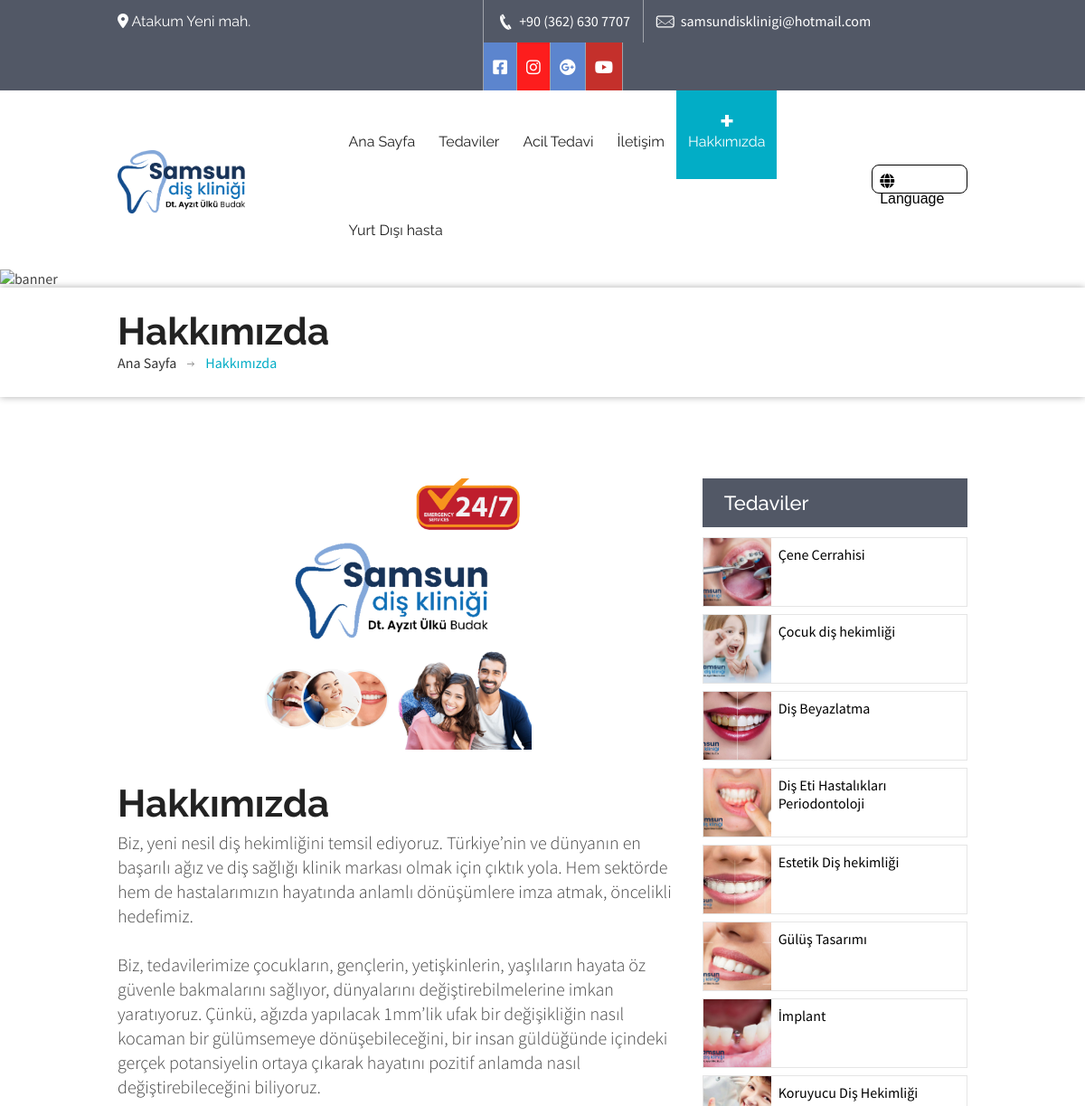
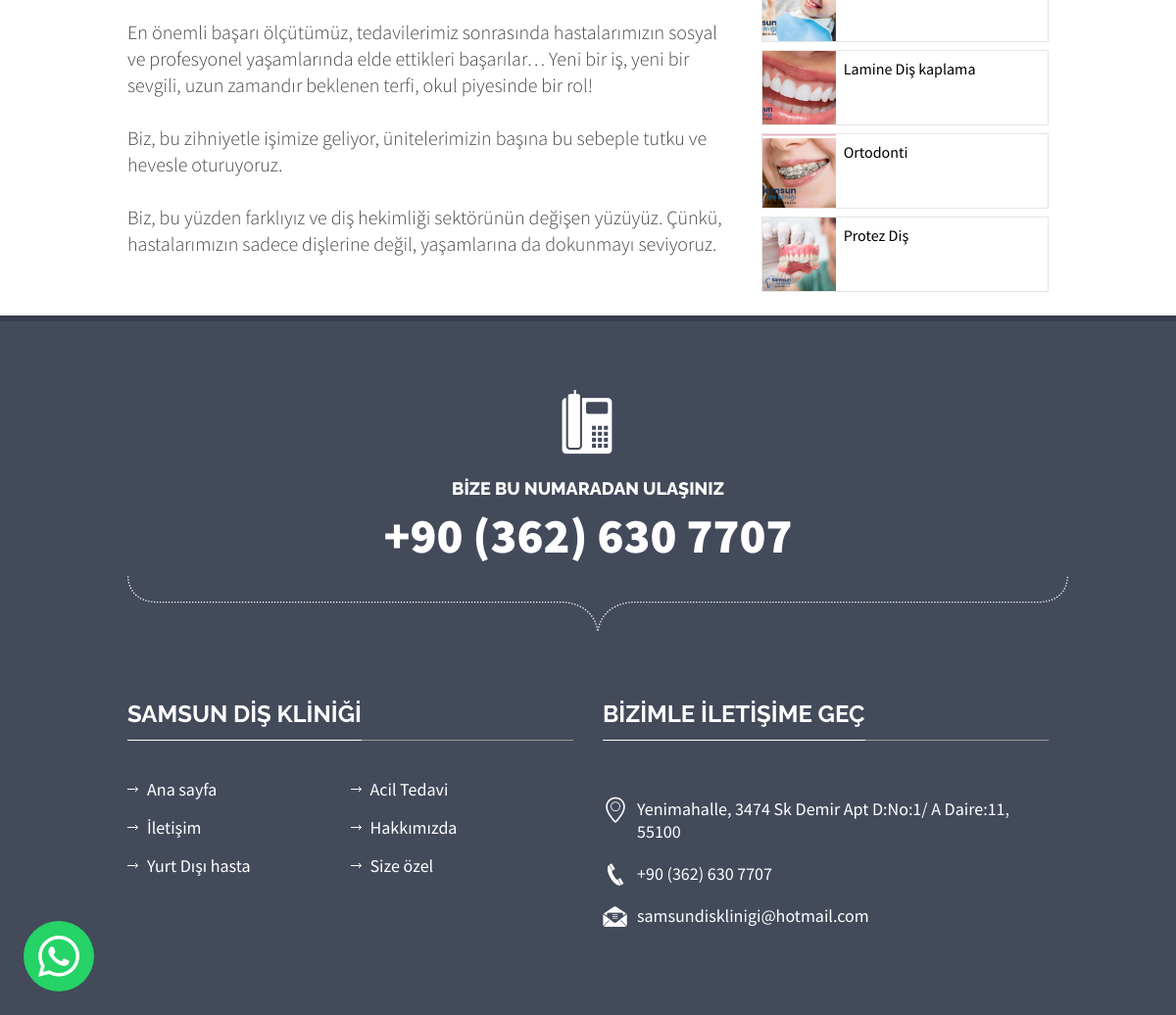
Screenshot of /hakkimizda/ with the database file from the repository (2 pictures, top to bottom).
### clinic/models.py (models this page shows, shortened)
class Media(models.Model):
    name = models.CharField(max_length=25)
    icon_markdown = models.CharField(max_length=250)
    hex_icon_color = models.CharField(max_length=10,default="#5c85ce")
    link = models.TextField()

class CustomPage(models.Model):
    menu_name = models.CharField(max_length=50)
    title = models.CharField(max_length=50)
    slug = models.SlugField(max_length=250,unique=True)
    content = models.TextField()
    image = models.ImageField(upload_to='custom_pages/images')
    show_image = models.BooleanField(default=True)
    banner = models.ImageField(upload_to='custom_pages/banners',null=True,blank=True)
    show_banner = models.BooleanField(default=False)
    show_services_sidebar = models.BooleanField(default=True)
    show_in_header = models.BooleanField()
    show_in_footer = models.BooleanField()
    def get_absolute_url(self):
        return reverse('clinic:custom_page',args=[
            self.slug
        ])

class Service(models.Model):
    title = models.CharField(max_length=50)
    slug = models.SlugField(max_length=250,unique=True,null=True,blank=True)
    content = models.TextField()
    image = models.ImageField(upload_to='service')
    icon = models.ImageField(upload_to='service_icons',blank=True,null=True)
    def get_absolute_url(self):
        return reverse('clinic:service_detail',args=[
            self.slug
        ])

### clinic/views.py (the view)
# urls.py: path('<str:slug>/',views.custom_page,name='custom_page'),
def custom_page(request,slug):
	page = CustomPage.objects.get(slug=slug)
	return render(request,'clinic/custom_page.html',{
		'page':page
	})

### clinic/templatetags/clinic_tags.py (called while the page is built)
@register.filter(name='markdown')
def markdown_format(text):
	return mark_safe(markdown.markdown(text))

@register.filter(name='get_const')
def get_const(const_name):
	return consts.__dict__.get(const_name,None)

@register.inclusion_tag('clinic/component/header_pages.html')
def show_header_pages(page):
	pages = CustomPage.objects.all().filter(show_in_header=True)
	return {
		'header_pages':pages,
		'current_page':page
	}

@register.inclusion_tag('clinic/component/header_services.html')
def show_header_services():
	services = Service.objects.all()
	return {
		'services':services
	}

@register.inclusion_tag('clinic/component/footer_pages.html')
def show_footer_pages():
	pages = CustomPage.objects.all().filter(show_in_footer=True)
	return {
		'footer_pages': pages,
	}

@register.inclusion_tag('clinic/component/services_sidebar.html')
def show_services_sidebar(services=None):
	if not services:
		services = Service.objects.all()
	return {
		'services':services,
	}

@register.inclusion_tag('clinic/component/media.html')
def show_media():
	media = Media.objects.all()
	return {
		'media':media
	}

### templates/clinic/custom_page.html (shortened to what this page needs)
{% extends '../origin/base.html' %}
{% load static %}
{% load clinic_tags %}
{% block content %}
{% if page.show_banner %}
   <div class="sub-banner">
         <img
            class="banner-img"
            style="height: 200px;object-fit: cover;"
            src="
               {% if not page.banner %}
                  {% static 'images/sub-banner.jpg' %}
               {% else %}
                  {{page.banner.url}}
               {% endif %}
            "
            alt="banner">
      <div class="detail">
         <div class="container">
            <div class="row">
               <div class="col-md-12">
                  <div class="paging">
                     <h2>{{ page.menu_name }}</h2>
                     <ul>
                        <li><a href="/">Ana Sayfa</a></li>
                        <li><a>{{ page.menu_name }}</a></li>
                     </ul>
                  </div>
               </div>
            </div>
         </div>
      </div>
   </div>
{% endif %}
<div class="content">
   <div {% if not page.show_banner and not page.show_services_sidebar %}style="padding-top: 0"{% endif %} class="news-posts">
      <div class="container" style="margin-bottom: 1em;">
         <div class="row">
            <div class="col-md-{% if page.show_services_sidebar %}8{% else %}12{% endif %}">
               <div class="news-detail">
                  {% if page.show_image %}
                     <img style="height: 300px; object-fit: contain;" src="{{ page.image.url }}" alt="">
                  {% endif %}
                  <div class="detail">
                     <h3>{{ page.title|markdown }}</h3>
                     <p>
                        {{ page.content|markdown }}
                     </p>
                  </div>
               </div>
            </div>
            {% if page.show_services_sidebar %}
               {% show_services_sidebar %}
            {% endif %}
         </div>
      </div>
   </div>
</div>
{% endblock %}

### templates/clinic/component/media.html
{% load clinic_tags %}
<ul  class="social-icons">
	{% for media in media %}
		<li><a style="background: {{media.hex_icon_color}}" href="{{media.link}}" class="fb">{{media.icon_markdown|markdown}}</a></li>
	{% endfor %}
</ul>

### templates/clinic/component/header_pages.html
{% for page in header_pages %}
   <li class="{% if current_page.id == page.id and page %}item-select{% endif %}">
      <a href="{{ page.get_absolute_url }}">{{ page.menu_name }}</a>
   </li>
{% endfor %}

### templates/clinic/component/services_sidebar.html (shortened to what this page needs)
<div class="col-md-4">
   <div class="recent-posts">
      <h6 class="bar-title" style="margin-bottom: 0.5em">Tedaviler</h6>
      {% if services %}
         {% for service in services %}
            <div style="display: flex;margin-bottom: 0.5em; border: 1px solid rgba(0,0,0,0.1)">
               <a style="display: block;" href="{{ service.get_absolute_url }}"><img style="height: 75px; max-width: 75px; object-fit: cover;" src="{{ service.image.url }}" alt="service image"></a>
               <a style="padding: 0.5em;display: block; color: black !important; width: calc(100% - 75px)" href="{{ service.get_absolute_url }}" class="title">{{ service.title }}</a>
            </div>
         {% endfor %}
      {% else %}
         <p style="margin-top:1em">Şuanda mevcut tedavi yok :(</p>
      {% endif %}
   </div>
</div>

### templates/clinic/component/footer_pages.html
{% for page in footer_pages %}
	<li><a style="white-space: nowrap;" href="{{page.get_absolute_url}}">{{page.menu_name}}</a></li>
{% endfor %}

### static/css/medical-guide.css (style rules this page uses)
body { background:#fff; font-family: 'Source Sans Pro', sans-serif; color:#444444; }
* { margin:0px; padding:0px; }
h2 { font-weight: 700; font-size:42px; font-family: 'Raleway', sans-serif; color:#222222; }
h3 { text-transform:uppercase; font-weight: 300; font-size:32px; font-family: 'Raleway', sans-serif; }
h6 { font-weight: 600; font-size:22px; font-family: 'Raleway', sans-serif; }
p { font-family: 'Source Sans Pro', sans-serif; font-weight:300; font-size:20px; line-height: 27px; }
a { text-decoration:none; }
li { list-style:none; }
a { transition: background-color 0.5s ease; }
img { width:100%; }
.top-bar .get-touch ul { float:left; }
.top-bar .get-touch li { float:left; border-left: solid 1px #9fa3aa; }
.top-bar .get-touch li:last-child { border-right: none; }
.top-bar .social-icons li:last-child { border-right: solid 1px #9fa3aa; }
.top-bar .get-touch li a { color: #fff; padding: 13px 14px; float: left; }
.top-bar .get-touch li i { font-size:18px; }
.top-bar .get-touch .social-icons { float:left; }
.top-bar .get-touch .social-icons li a { padding:13px 10px; }
.header .nav li { float:left; padding: 11px 0; }
.header .nav li a { color:#333; font-family: 'Raleway', sans-serif; font-size: 16px; padding:12px 24px !important; }
.header .nav li.item-select { color: #fff; border-radius: 5px; padding: 11px 0; }
.header .nav li.item-select a { color: #fff; padding:10px 24px; }
.header2 .nav li a { padding: 42px 20px 28px 20px; }
.header2 .nav li.item-select { border-radius: 0; padding:46px 0 32px 0; }
.header2 .nav li.item-select a { color: #fff; padding: 46px 20px 32px 20px; }
.header2 .nav li { background: none; border-radius: 0; padding:46px 0 32px 0; }
.header2 .nav li a { color: #222; padding: 46px 20px 32px 20px; }
.content { margin:0 0 0 0; }
.main-footer .useful-links ul li { background: url(../images/links-arrow-light.png) no-repeat 0 9px; margin: 0 0 16px 0; float: left; width: 50%; }
.main-footer .useful-links ul li a { color: #fff; margin: 0 0 0 20px; font-size: 18px; }
.sub-banner .banner-img { width:100%; }
.sub-banner .detail { box-shadow: 0 0 8px 0 rgba(0, 0, 0, 0.32); padding:24px 0 28px 0; }
.sub-banner .detail ul li { float: left; background: url(../images/paging-arrow.png) no-repeat right 9px; padding: 0 20px 0 0; margin: 0 12px 0 0; }
.sub-banner .detail ul li:last-child { background:none; }
.sub-banner .detail ul li a { color:#333333; }
.news-posts { padding:90px 0 0 0; }
.news-posts h6.bar-title { background: #525866; font-weight: 500; color: #fff; padding: 14px 24px; display: block; }
.news-posts .news-detail { margin: 0 0 0 0; }
.news-posts .news-detail .detail { margin:35px 0 0 0; }
.news-posts .news-detail .detail h3 { color: #222222; font-weight: 600; text-transform: none; margin: 12px 0 0 0; }
.news-posts .news-detail .detail p { margin:5px 0 0 0; }
ul.resp-tabs-list, p { margin: 0px;padding: 0px; }

### static/css/default-color.css (style rules this page uses)
.header .nav li.item-select { background: #02adc6; }
.header2 .nav li.item-select { background: #02adc6 url(../images/navi-plus.png) no-repeat 50% 32%; }
.sub-banner .detail ul li:last-child a { color:#02adc6; }

### static/css/dropmenu.css (style rules this page uses)
ul.wtf-menu li { display: block; position: relative; }

### static/css/custom.css (style rules this page uses)
body { top: 0px !important; }

### rows the page displays
CustomPage: menu_name "Acil Tedavi"
CustomPage: menu_name "İletişim"
CustomPage: menu_name "Hakkımızda", image (picture), title "Hakkımızda", content "Biz, yeni nesil diş hekimliğini temsil ediyoruz. Türkiye’nin ve dünyanın en başarılı ağız ve diş sağlığı klinik markası olmak için çıktık yola. Hem sektörde hem de hastalarımızın hayatında anlamlı dönüşümlere imza atmak, öncelikli hedefimiz. Biz, tedavilerimize çocukların, gençlerin, yetişkinlerin, yaşlıların hayata öz güvenle bakmalarını sağlıyor, dünyalarını değiştirebilmelerine imkan yaratıyoruz. Çünkü, ağızda yapılacak 1mm’lik ufak bir değişikliğin nasıl kocaman bir gülümsemeye dönüşebileceğini, bir insan güldüğünde içindeki gerçek potansiyelin ortaya çıkarak hayatını pozitif anlamda nasıl değiştirebileceğini biliyoruz. En önemli başarı ölçütümüz, tedavilerimiz sonrasında hastalarımızın…"
CustomPage: menu_name "Yurt Dışı hasta"
Service: image (picture), title "Çene Cerrahisi"
Service: image (picture), title "Çocuk diş hekimliği"
Service: image (picture), title "Diş Beyazlatma"
Service: image (picture), title "Diş Eti Hastalıkları Periodontoloji"
Service: image (picture), title "Estetik Diş hekimliği"
Service: image (picture), title "Gülüş Tasarımı"
Service: image (picture), title "İmplant"
Service: image (picture), title "Koruyucu Diş Hekimliği"
Service: image (picture), title "Lamine Diş kaplama"
Service: image (picture), title "Ortodonti"
Service: image (picture), title "Protez Diş"
CustomPage: menu_name "Size özel"

### other values shown
{{ 'PHONE_REPR'|get_const }} "+90 (362) 630 7707"
{{ 'MAIL'|get_const }} "samsundisklinigi@hotmail.com"
{{ 'ADDRESS'|get_const }} "Yenimahalle, 3474 Sk Demir Apt D:No:1/ A Daire:11, 55100"
